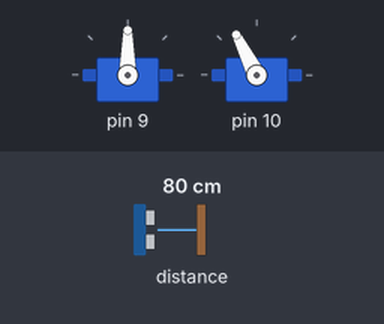
The sketch below on a simulated Arduino Uno, built with avr-gcc and run on an emulated ATmega328P. Shown: 2 × servo. Wiring (inferred from the names in the program): SRF02/SRF08 range finder at I2C address 0x70. Inputs (shaded band) come from the test bench; at power-on: distance to the obstacle 80 cm. What the sketch prints to the serial monitor is not drawn.

Above: at 4.7 s.
4.8 s: distance to the obstacle set to 2 cm
At 5.9 s:
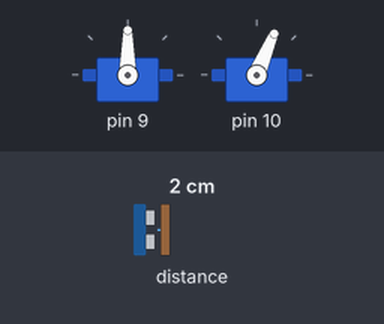
9.3 s: distance to the obstacle set to 18 cm
At 10.2 s:
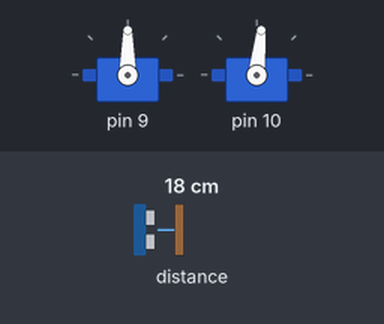
Timing chart, 0 to 12.3 s (numbered marks = the images above; inputs shaded):
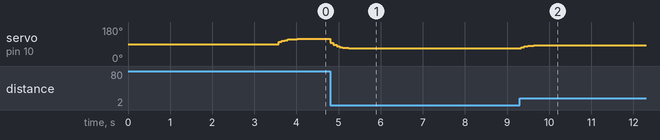

Measured:
- after the input at 4.8 s, servo on pin 10: moves from 117° to 67° over 0.50 s, starting at once
- after the input at 9.3 s, servo on pin 10: moves from 67° to 84° over 0.36 s, starting at once

The sketch:

Microcontroller.ino
```cpp
#include <SoftwareSerial.h>
#include "Propulsion.h"
#include "Direction.h"
#include "Ultrason.h"

const long baudRate = 38400;
SoftwareSerial BTSerial(0, 1);  // RX sur 2, TX sur 3 (HC-05/HC-06)

Propulsion motor(9);  // ESC connecté à la broche 9
Direction steer(10);   // Servo connecté à la broche 10
SRF10 sonar(0x70);     // Capteur SRF10 à l'adresse 0x70

String commandBuffer = "";
bool stop = false;  // État d'arrêt de la voiture
int lastSpeed = 90; // Mémorise la dernière vitesse envoyée

const int targetDistance = 20; // Distance cible du mur en cm
const int tolerance = 1; // Tolérance réduite pour plus de précision
float currentAngle = 90; // Angle actuel de la direction

void setup() {
    Serial.begin(38400);
    BTSerial.begin(baudRate);

    Serial.println("🚀 Démarrage du système...");
    BTSerial.println("🚀 Démarrage du système...");

    motor.begin();
    steer.begin();
    sonar.begin();
}

void loop() {
    // 🔹 Vérifie la distance avec le capteur
    int distance = sonar.getDistance();
    Serial.print("📝 Distance mesurée : ");
    Serial.print(distance);
    Serial.println(" cm");

    // 🔹 Obtenir la vitesse actuelle
    float speed = motor.getSpeed();
    Serial.print("⚡ Vitesse actuelle : ");
    Serial.println(speed);

    // 🔹 Ajustement progressif de la direction en fonction de l'écart
    float error = targetDistance - distance;
    float responsiveness = max(0.2, 1.0 - (abs(speed) / 50.0)); // Moins réactif à haute vitesse
    float correction = -error * responsiveness * 2.5; // Inverser la correction

    // Appliquer une correction progressive
    float targetAngle = 90 + correction;
    targetAngle = constrain(targetAngle, 67, 118
    );

    // Ajustement progressif
    currentAngle = currentAngle + 0.4 * (targetAngle - currentAngle);
    steer.setAnglePWM(static_cast<int>(currentAngle));
    steer.update();

    while (BTSerial.available()) {
        char c = BTSerial.read();
        Serial.print("📱 Caractère reçu : ");
        Serial.println(c);

        if (c == '\n') {  // Fin de la commande
            Serial.print("✅ Commande complète reçue : ");
            Serial.println(commandBuffer);

            int commaIndex = commandBuffer.indexOf(',');
            if (commaIndex != -1) {
                String speedStr = commandBuffer.substring(0, commaIndex);
                String angleStr = commandBuffer.substring(commaIndex + 1);

                int speedPercentage = speedStr.toInt();
                int angleValue = angleStr.toInt();

                if (speedPercentage >= -100 && speedPercentage <= 100 && angleValue >= 60 && angleValue <= 120) {
                    Serial.println("✅ Commande valide, mise à jour des moteurs et de la direction !");
                    motor.setSpeed(speedPercentage);
                    motor.update();
                    lastSpeed = speedPercentage; // Sauvegarde la dernière vitesse en %

                    steer.setAnglePWM(angleValue);
                    steer.update();
                } else {
                    Serial.println("⚠ ERREUR : Commande invalide ! Valeurs hors plage.");
                }
            } else {
                Serial.println("⚠ ERREUR : Format attendu -> Pourcentage,Angle");
            }
            commandBuffer = "";
        } else {
            commandBuffer += c;
        }
    }
}
```

Direction.cpp
```cpp
#include "Direction.h"

Direction::Direction(int pin) : steerPin(pin), anglePWM(centerPWM) {}

void Direction::begin() {
    cmd_direction.attach(steerPin);
    Serial.println("Initialisation de la direction...");
    cmd_direction.write(centerPWM);
    delay(500);
}

void Direction::setAnglePWM(int pwmValue) {
    //Serial.print("Commande PWM de direction reçue : ");
    //Serial.println(pwmValue);

    // Assurer que la valeur PWM est entre minPWM et maxPWM
    anglePWM = constrain(pwmValue, minPWM, maxPWM);

    //Serial.print("Nouvel angle PWM appliqué : ");
    //Serial.println(anglePWM);
}

float Direction::getAngle() const {
    // Convertir le PWM en angle réel (-30° à +30°)
    return (anglePWM - centerPWM) * (maxAngle / (float)(maxPWM - centerPWM));
}

void Direction::update() {
    cmd_direction.write(anglePWM);

    //Serial.print("Commande envoyée au servo : PWM ");
    //Serial.print(anglePWM);
    //Serial.print(" | Angle réel estimé : ");
    //Serial.print(getAngle());
    //Serial.println("°");
}
```

Direction.h
```cpp
#ifndef DIRECTION_H
#define DIRECTION_H

#include <Arduino.h>
#include <Servo.h>

class Direction {
public:
    Direction(int pin);
    void begin();
    void setAnglePWM(int pwmValue);
    float getAngle() const;
    void update();

private:
    int steerPin;
    Servo cmd_direction;
    int anglePWM;

    // Définition des limites PWM pour la direction
    static constexpr int centerPWM = 90;  // Position neutre du servo (0°)
    static constexpr int minPWM = 60;     // Braquage à gauche (-30°)
    static constexpr int maxPWM = 120;    // Braquage à droite (+30°)
    static constexpr int maxAngle = 30;   // Amplitude max en degrés
};

#endif
```

Propulsion.cpp
```cpp
#include "Propulsion.h"

Propulsion::Propulsion(int pin) : motorPin(pin), speedPWM(neutralPWM) {}

void Propulsion::begin() {
    esc.attach(motorPin);
    Serial.println("Initialisation de l'ESC...");
    esc.write(neutralPWM);  // Position neutre pour éviter un démarrage brusque
    delay(3000);
}

void Propulsion::setSpeed(int percent) {
    Serial.print("Commande de vitesse reçue (en pourcentage) : ");
    Serial.println(percent);

    // Conversion du pourcentage en valeur PWM :
    // 0% correspond à neutralPWM, +100% à neutralPWM + maxDeviation, -100% à neutralPWM - maxDeviation
    int pwmValue = neutralPWM + (percent * maxDeviation) / 100;

    // Contrainte de la valeur PWM entre neutralPWM - maxDeviation et neutralPWM + maxDeviation
    int minPWM = neutralPWM - maxDeviation;  // 55
    int maxPWM = neutralPWM + maxDeviation;  // 125
    pwmValue = constrain(pwmValue, minPWM, maxPWM);

    // Gestion du frein pour la transition vers la marche arrière
    if (pwmValue < neutralPWM && speedPWM >= neutralPWM) {
        Serial.println("🚨 Activation du frein avant la marche arrière...");
        esc.write(neutralPWM);
        delay(1000);  // Pause pour permettre la transition
    }

    speedPWM = pwmValue;
    update();
}

float Propulsion::getSpeed() const {
    // Conversion de la commande PWM en vitesse estimée en km/h
    if (speedPWM > neutralPWM) {
        return (speedPWM - neutralPWM) * (maxSpeed / static_cast<float>(maxDeviation)); // Marche avant
    } else if (speedPWM < neutralPWM) {
        return -(neutralPWM - speedPWM) * (maxSpeed / static_cast<float>(maxDeviation)); // Marche arrière (vitesse négative)
    }
    return 0.0; // Arrêt
}

void Propulsion::update() {
    // Mise à jour de l'ESC si la valeur change
    if (esc.read() != speedPWM) {
        esc.write(speedPWM);
    }
    Serial.print("Commande envoyée à l'ESC : PWM ");
    Serial.print(speedPWM);
    Serial.print(" | Vitesse réelle estimée : ");
    Serial.print(getSpeed());
    Serial.println(" km/h");
}
```

Propulsion.h
```cpp
#ifndef PROPULSION_H
#define PROPULSION_H

#include <Arduino.h>
#include <Servo.h>

class Propulsion {
public:
    Propulsion(int pin);
    void begin();
    // Cette fonction reçoit une commande en pourcentage de vitesse moteur(-100 à +100)
    void setSpeed(int percent);
    float getSpeed() const;
    void update();

private:
    int motorPin;
    Servo esc;
    int speedPWM; // Valeur PWM actuelle
    static constexpr int neutralPWM = 90;   // PWM neutre (0% de commande)
    static constexpr int maxDeviation = 35; // Écart maximum pour ±100%
    static constexpr float maxSpeed = 50.0;   // Vitesse maximale en km/h
};

#endif
```

RPM.cpp
```cpp
#include "RPM.h"

RPM::RPM(int pin) : sensorPin(pin), pulseCount(0), lastTime(0), etatBas(false) {}

void RPM::begin() {
    pinMode(sensorPin, INPUT);
    Serial.println("🚀 Initialisation du capteur RPM...");
}

void RPM::update() {
    int sensorValue = analogRead(sensorPin);

    if (sensorValue < SEUIL_BAS && !etatBas) {
        pulseCount++;
        etatBas = true;
    }
    if (sensorValue > SEUIL_HAUT) {
        etatBas = false;
    }
}

int RPM::getRPM() {
    unsigned long currentTime = millis();
    if (currentTime - lastTime >= interval) {
        int rpm = (pulseCount * 60) / 1; // 1 represente le nombre de fentes du disque
        pulseCount = 0;
        lastTime = currentTime;
        return rpm;
    }
    return -1;
}
```

RPM.h
```cpp
#ifndef RPM_H
#define RPM_H

#include <Arduino.h>

class RPM {
public:
    RPM(int pin);
    void begin();
    int getRPM();
    void update();

private:
    int sensorPin;
    volatile int pulseCount;
    unsigned long lastTime;
    static constexpr int interval = 1000; // Temps d'échantillonnage en ms
    static constexpr int SEUIL_BAS = 220;
    static constexpr int SEUIL_HAUT = 250;
    bool etatBas;
};

#endif
```

Ultrason.h
```cpp
#ifndef SRF10_H
#define SRF10_H

#include <Arduino.h>
#include <Wire.h>

class SRF10 {
public:
    SRF10(uint8_t address = 0x70);

    void begin();
    int getDistance();
    bool isObstacleDetected(int threshold = 10);

private:
    uint8_t i2cAddress;
};

#endif
```

ultrason.cpp
```cpp
#include "Ultrason.h"

SRF10::SRF10(uint8_t address) : i2cAddress(address) {}

void SRF10::begin() {
    Wire.begin();
    Serial.println("🚀 Initialisation du capteur SRF10...");
}

int SRF10::getDistance() {
    // 🔹 Demande de mesure en cm
    Wire.beginTransmission(i2cAddress);
    Wire.write(0x00);  // Registre de commande
    Wire.write(0x51);  // Commande pour mesurer en cm
    Wire.endTransmission();

    // 🔹 Attente des données
    delay(70);

    // 🔹 Vérification que les données sont prêtes
    Wire.beginTransmission(i2cAddress);
    Wire.write(0x02);  // Registre contenant la distance
    Wire.endTransmission();
    Wire.requestFrom(i2cAddress, 2);

    if (Wire.available() >= 2) {
        uint8_t highByte = Wire.read();
        uint8_t lowByte = Wire.read();
        return (highByte << 8) + lowByte;  // Distance en cm
    }

    return -1;
}

bool SRF10::isObstacleDetected(int threshold) {
    int distance = getDistance();
    return (distance > 0 && distance < threshold);
}
```
